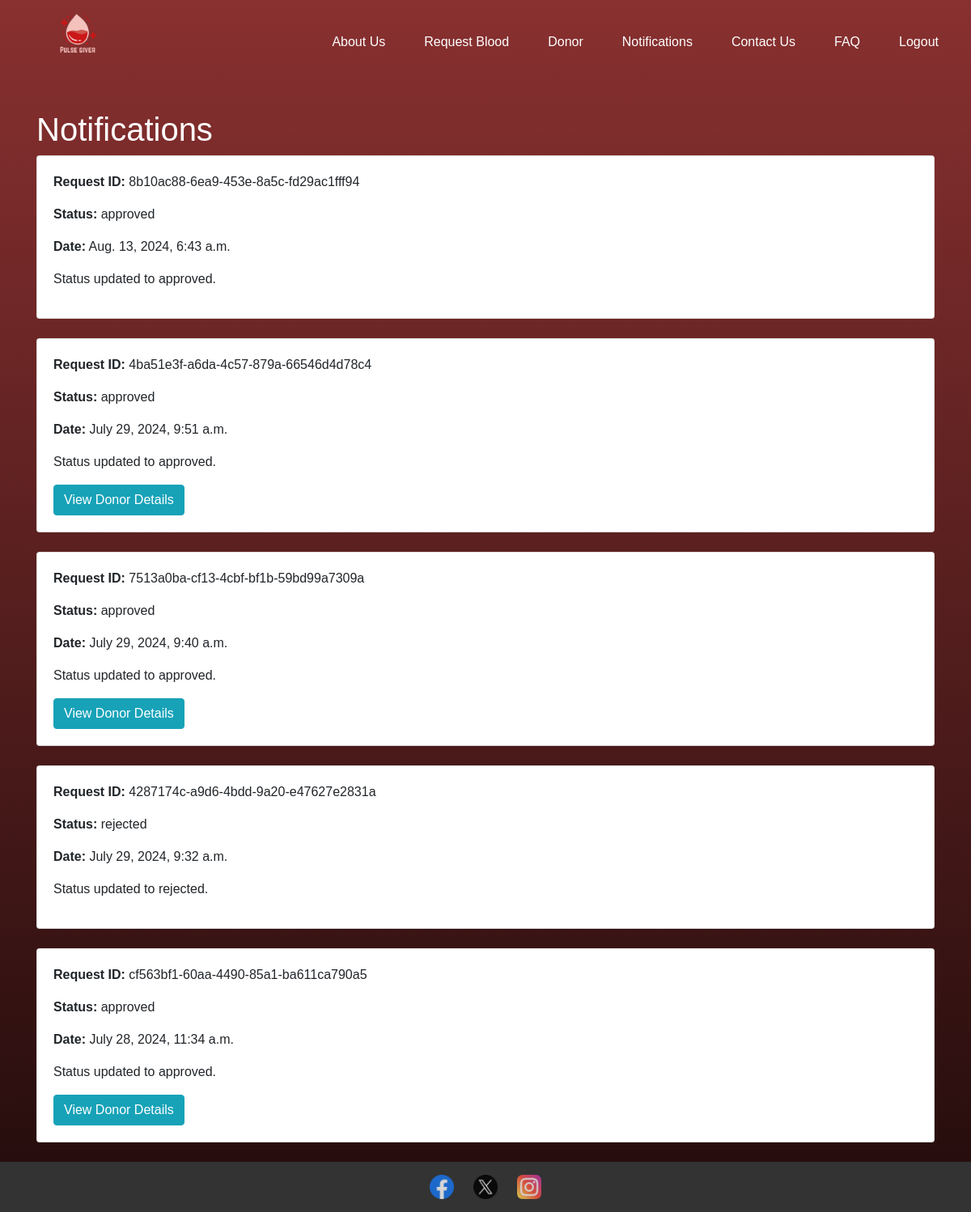
The page /notifications/ (signed in) on the database its author committed.
### donation/models.py (models this page shows)
class Notification(models.Model):
    id = models.UUIDField(primary_key=True, default=uuid4, editable=False)
    BLOOD_REQUEST_STATUS_CHOICES = [
        ('pending', 'Pending'),
        ('approved', 'Approved'),
        ('rejected', 'Rejected'),
    ]
    blood_request = models.ForeignKey(BloodRequest, on_delete=models.CASCADE)
    donor = models.ForeignKey(Donor, on_delete=models.CASCADE, null=True)
    status = models.CharField(max_length=10, choices=BLOOD_REQUEST_STATUS_CHOICES, default='pending')
    created_at = models.DateTimeField(auto_now_add=True)

class BloodRequest(models.Model):
    id = models.UUIDField(primary_key=True, default=uuid4, editable=False)
    BLOOD_TYPES = [
        ('A+', 'A+'),
        ('A-', 'A-'),
        ('B+', 'B+'),
        ('B-', 'B-'),
        ('O+', 'O+'),
        ('O-', 'O-'),
        ('AB+', 'AB+'),
        ('AB-', 'AB-'),
    ]
    user = models.ForeignKey(settings.AUTH_USER_MODEL, on_delete=models.CASCADE)
    blood_type = models.CharField(max_length=3, choices=BLOOD_TYPES)
    city = models.CharField(max_length=100)
    address = models.CharField(max_length=255)
    phone = models.CharField(max_length=15)
    hospital = models.CharField(max_length=255, default='Unknown Hospital')
    request_date = models.DateTimeField(auto_now_add=True)

### donation/views.py (the view)
# urls.py: path('notifications/', views.notifications_view, name='notifications'),
@login_required
def notifications_view(request):
    user = request.user
    notifications = Notification.objects.filter(
        Q(donor__user=user) | Q(blood_request__user=user)
    ).order_by('-created_at')
    return render(request, 'donation/notifications.html', {'notifications': notifications})

### templates/donation/notifications.html (shortened to what this page needs)
{% extends 'base.html' %}
{% block content %}
<div class="container mt-5">
    <h1 class="white">Notifications</h1>
    {% if notifications %}
        <div class="row">
            {% for notification in notifications %}
                <div class="col-md-12 mb-4">
                    <div class="card">
                        <div class="card-body">
                            <p><strong>Request ID:</strong> {{ notification.blood_request.id }}</p>
                            <p><strong>Status:</strong> <span id="status-{{ notification.id }}">{{ notification.status }}</span></p>
                            <p><strong>Date:</strong> {{ notification.created_at }}</p>
                            <div id="actions-{{ notification.id }}">
                                {% if user == notification.donor.user %}
                                    {% if notification.status == 'pending' %}
                                        <button class="btn btn-success" onclick="updateStatus('{{ notification.id }}', 'approved')">Accept</button>
                                        <button class="btn btn-danger" onclick="updateStatus('{{ notification.id }}', 'rejected')">Reject</button>
                                    {% else %}
                                        <p>Status updated to {{ notification.status }}.</p>
                                    {% endif %}
                                {% elif user == notification.blood_request.user and notification.status == 'approved' %}
                                    <p>Status updated to {{ notification.status }}.</p>
                                    <a id="link-{{ notification.id }}" href="/request_blood_success/{{ notification.blood_request.id }}/" class="btn btn-info">View Donor Details</a>
                                {% else %}
                                    <p>Status updated to {{ notification.status }}.</p>
                                {% endif %}
                            </div>
                        </div>
                    </div>
                </div>
            {% endfor %}
        </div>
    {% else %}
        <p>You have no notifications.</p>
    {% endif %}
</div>
{% endblock %}

### templates/base.html (shortened to what this page needs)
{% load static %}
<!DOCTYPE html>
<html lang="en">
<head>
    <link href="https://stackpath.bootstrapcdn.com/bootstrap/4.5.2/css/bootstrap.min.css" rel="stylesheet">
</head>
<body>
    <nav class="navbar navbar-expand-lg m-0">
        <a class="navbar-brand logo-boss" href="{% url 'home' %}" style="height: 3rem;">
            <img src="{% static 'donation/img/logo.png' %}" class="logo" alt="Pulse Giver Logo" >
        </a>
        <div class="collapse navbar-collapse" id="navbarNav">
            <ul class="navbar-nav ml-auto my-0">
                <li class="nav-item active">
                    <a class="nav-link navbar-custom mx-3" href="{% url 'about' %}">About Us</a>
                </li>
                <li class="nav-item">
                    <a class="nav-link navbar-custom mx-3" href="{% url 'request_blood' %}">Request Blood</a>
                </li>
                <li class="nav-item">
                    <a class="nav-link navbar-custom mx-3" href="{% url 'volunteer' %}">Donor</a>
                </li>
                {% if user.is_authenticated %}
                <li class="nav-item">
                    <a class="nav-link navbar-custom mx-3" href="{% url 'notifications' %}">Notifications</a>
                </li>
                {% endif %}
                <li class="nav-item">
                    <a class="nav-link navbar-custom mx-3" href="{% url 'home' %}">Contact Us</a>
                </li>
                <li class="nav-item">
                    <a class="nav-link navbar-custom mx-3" href="{% url 'home' %}">FAQ</a>
                </li>
                {% if user.is_authenticated %}
                <li class="nav-item">
                    <a class="nav-link navbar-custom mx-3" href="{% url 'logout' %}">Logout</a>
                </li>
                {% else %}
                <li class="nav-item">
                    <a class="nav-link navbar-custom mx-3" href="{% url 'login' %}">Login</a>
                </li>
                {% endif %}
            </ul>
        </div>
    </nav>
    <main>
        {% block content %}
        {% endblock %}
    </main>
    <footer class="footer-section">
        <div class="container text-center">
            <a href="#"><img src="{% static 'donation/img/facebook.png' %}" alt="Facebook" class="social-icon"></a>
            <a href="#"><img src="{% static 'donation/img/x.png' %}" alt="Twitter" class="social-icon"></a>
            <a href="#"><img src="{% static 'donation/img/insta.png' %}" alt="Instagram" class="social-icon"></a>
        </div>
    </footer>
</body>
</html>

### templates/base.html (style rules this page uses)
body, html { margin: 0; padding: 0; height: 100%; background: linear-gradient(180deg, #893030 0%, #230C0C 100%); font-family: 'Khula', sans-serif; }
.nav-link { color:white; }
.navbar { position:relative; padding: 1rem; }
.logo { width: 12rem; height:12rem; max-height: 12rem; max-width: 12rem; position:absolute; top:-3rem; left:0; }
.footer-section { background-color: #333; color: white; padding: 1rem 0; }
.social-icon { width: 30px; margin: 0 10px; opacity: 0.8; }
#navbarNav { margin-top: 1rem; }
.white { color:white; }

### rows shown on the page
Notification: blood_request.id "8b10ac88-6ea9-453e-8a5c-fd29ac1fff94", status "approved", created_at "Aug. 13, 2024, 6:43 a.m."
Notification: blood_request.id "4ba51e3f-a6da-4c57-879a-66546d4d78c4", status "approved", created_at "July 29, 2024, 9:51 a.m."
Notification: blood_request.id "7513a0ba-cf13-4cbf-bf1b-59bd99a7309a", status "approved", created_at "July 29, 2024, 9:40 a.m."
Notification: blood_request.id "4287174c-a9d6-4bdd-9a20-e47627e2831a", status "rejected", created_at "July 29, 2024, 9:32 a.m."
Notification: blood_request.id "cf563bf1-60aa-4490-85a1-ba611ca790a5", status "approved", created_at "July 28, 2024, 11:34 a.m."
